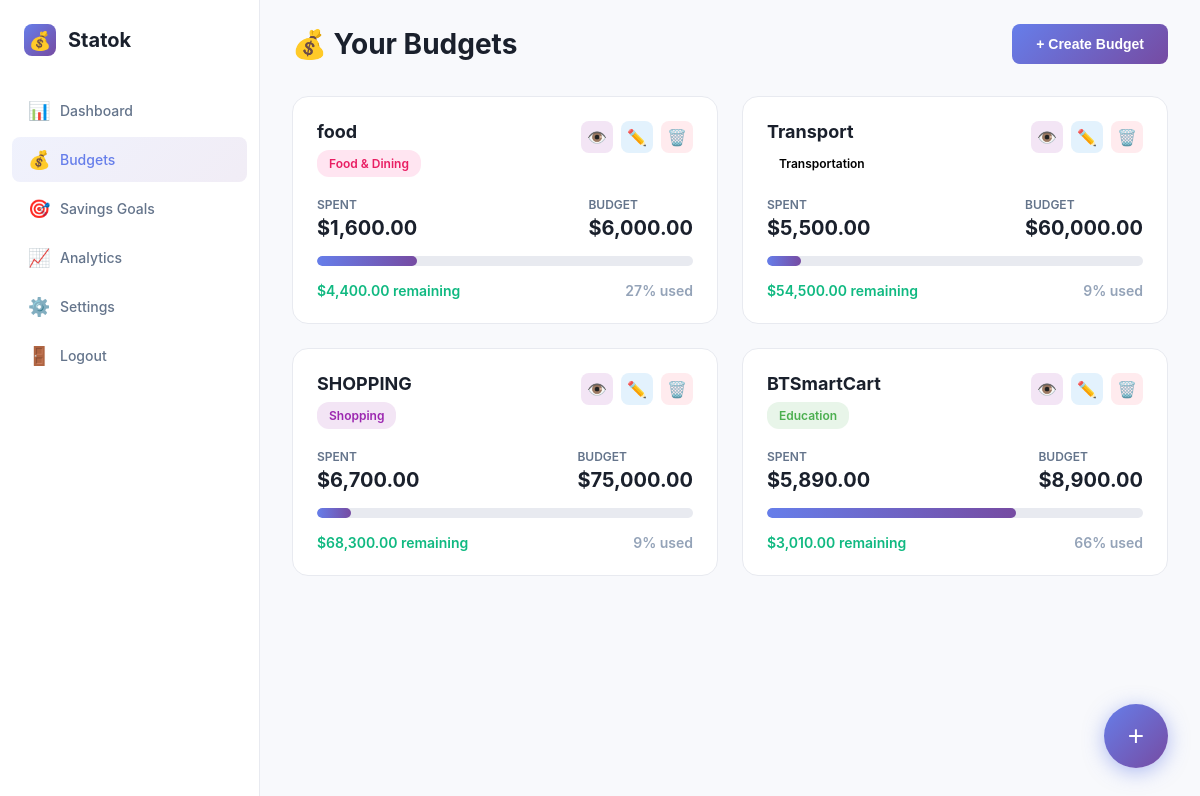
/public/budgets.php (signed in), run on an earlier commit of the app's database.
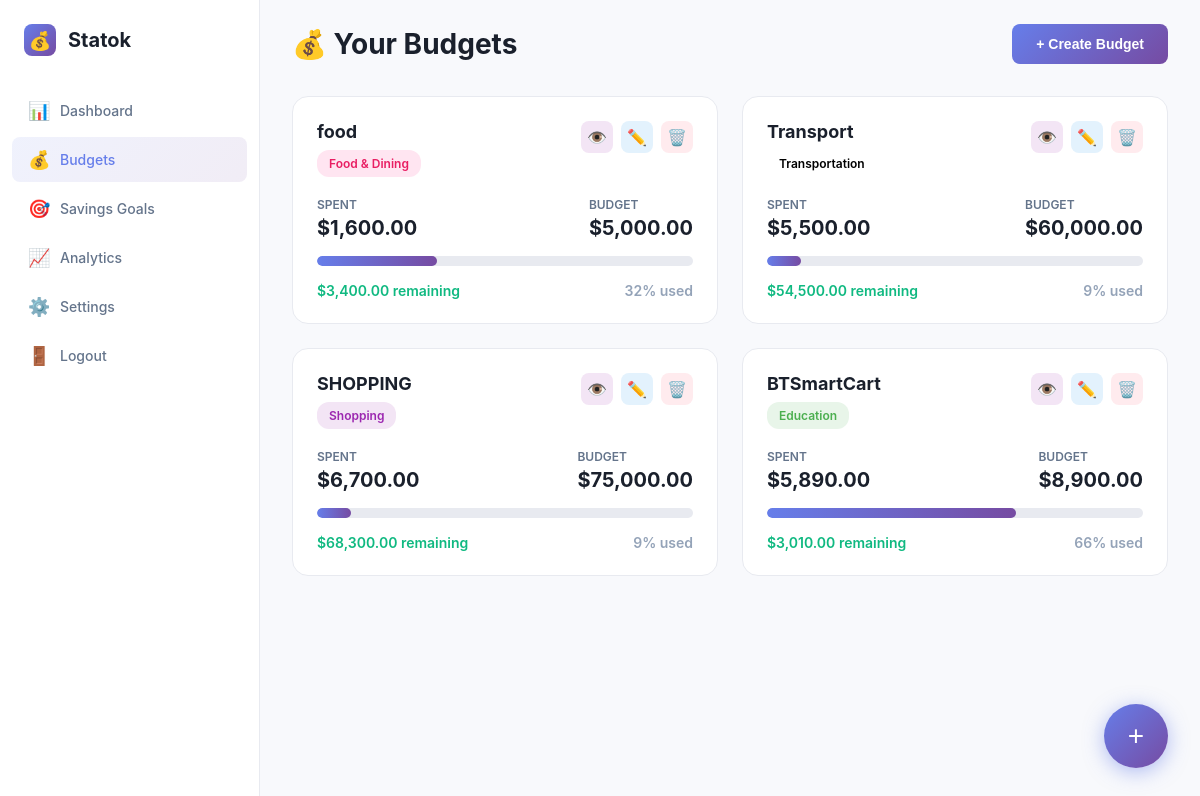
And on a later commit of the database.
### tables this page shows
CREATE TABLE budgets (
    id INTEGER PRIMARY KEY AUTOINCREMENT,
    name TEXT NOT NULL,
    category TEXT NOT NULL,
    budget_amount REAL NOT NULL,
    created_date TEXT NOT NULL
, user_id INTEGER DEFAULT 1);

### public/budgets.php (the view, shortened to what this page needs)
<?php
$user_id = $_SESSION['user_id'];
try {
    $db = new PDO('sqlite:' .__DIR__ . '/../db/database.db');
    $db->setAttribute(PDO::ATTR_ERRMODE, PDO::ERRMODE_EXCEPTION);
} catch(PDOException $e) {
    die("Connection failed: " . $e->getMessage());
}
$db->exec('CREATE TABLE IF NOT EXISTS budgets (
    id INTEGER PRIMARY KEY AUTOINCREMENT,
    user_id INTEGER NOT NULL,
    name TEXT NOT NULL,
    category TEXT NOT NULL,
    budget_amount REAL NOT NULL,
    created_date TEXT NOT NULL,
    FOREIGN KEY (user_id) REFERENCES users(id) ON DELETE CASCADE
)');
$db->exec('CREATE TABLE IF NOT EXISTS expenses (
    id INTEGER PRIMARY KEY AUTOINCREMENT,
    budget_id INTEGER NOT NULL,
    amount REAL NOT NULL,
    description TEXT,
    date TEXT NOT NULL,
    FOREIGN KEY (budget_id) REFERENCES budgets(id) ON DELETE CASCADE
)');
$stmt = $db->prepare('
    SELECT b.*, COALESCE(SUM(e.amount), 0) as spent
    FROM budgets b
    LEFT JOIN expenses e ON b.id = e.budget_id
    WHERE b.user_id = :uid
    GROUP BY b.id
    ORDER BY b.created_date DESC
');
$stmt->execute([':uid' => $user_id]);
$budgets = $stmt->fetchAll(PDO::FETCH_ASSOC);
?>
<!DOCTYPE html>
<html lang="en">
<head>
</head>
<body>
    <aside class="sidebar">
        <div class="logo">
            <div class="logo-icon">💰</div>
            <div class="logo-text">Statok</div>
        </div>
        <ul class="nav-menu">
            <li class="nav-item">
                <a href="dashboard.php" class="nav-link">
                    <span class="nav-icon">📊</span>
                    Dashboard
                </a>
            </li>
            <li class="nav-item">
                <a href="budgets.php" class="nav-link active">
                    <span class="nav-icon">💰</span>
                    Budgets
                </a>
            </li>
            <li class="nav-item">
                <a href="savings.php" class="nav-link">
                    <span class="nav-icon">🎯</span>
                    Savings Goals
                </a>
            </li>
            <li class="nav-item">
                <a href="nalytics.php" class="nav-link">
                    <span class="nav-icon">📈</span>
                    Analytics
                </a>
            </li>
            <li class="nav-item">
                <a href="#" class="nav-link">
                    <span class="nav-icon">⚙️</span>
                    Settings
                </a>
            </li>
            <li class="nav-item">
                <a href="logout.php" class="nav-link">
                    <span class="nav-icon">🚪</span>
                    Logout
                </a>
            </li>
        </ul>
    </aside>
    <main class="main-content">
        <div class="top-bar">
            <div class="page-title">💰 Your Budgets</div>
            <button class="btn btn-primary" onclick="openModal('createBudget')">
                + Create Budget
            </button>
        </div>
        <?php if (count($budgets) > 0): ?>
        <div class="budget-cards">
            <?php foreach ($budgets as $budget):
                $remaining = $budget['budget_amount'] - $budget['spent'];
                $percentage = $budget['budget_amount'] > 0 ? ($budget['spent'] / $budget['budget_amount']) * 100 : 0;
                $statusClass = $percentage >= 100 ? 'status-over' : ($percentage >= 80 ? 'status-warning' : 'status-positive');
                $catClass = 'cat-' . strtolower(str_replace(['&', ' '], '', explode(' ', $budget['category'])[0]));
            ?>
            <div class="budget-card">
                <div class="budget-header">
                    <div class="budget-info">
                        <h3><?php echo htmlspecialchars($budget['name']); ?></h3>
                        <span class="category-badge <?php echo $catClass; ?>"><?php echo htmlspecialchars($budget['category']); ?></span>
                    </div>
                    <div class="budget-actions">
                        <button class="btn-mini btn-view" onclick="window.location.href='?view=<?php echo $budget['id']; ?>'" title="View Expenses">👁️</button>
                        <button class="btn-mini btn-edit" onclick="window.location.href='?edit=<?php echo $budget['id']; ?>'" title="Edit">✏️</button>
                        <form method="POST" style="display: inline;" onsubmit="return confirm('Delete this budget and all its expenses?');">
                            <button type="submit" class="btn-mini btn-delete" title="Delete">🗑️</button>
                        </form>
                    </div>
                </div>
                <div class="budget-amounts">
                    <div class="amount-item">
                        <span class="amount-label">Spent</span>
                        <span class="amount-value">$<?php echo number_format($budget['spent'], 2); ?></span>
                    </div>
                    <div class="amount-item">
                        <span class="amount-label">Budget</span>
                        <span class="amount-value">$<?php echo number_format($budget['budget_amount'], 2); ?></span>
                    </div>
                </div>
                <div class="progress-bar">
                    <div class="progress-fill <?php echo $percentage >= 100 ? 'progress-over' : ''; ?>" style="width: <?php echo min($percentage, 100); ?>%"></div>
                </div>
                <div class="budget-status">
                    <span class="<?php echo $statusClass; ?>">
                        $<?php echo number_format(abs($remaining), 2); ?> <?php echo $remaining >= 0 ? 'remaining' : 'over budget'; ?>
                    </span>
                    <span style="color: #94a3b8;"><?php echo round($percentage); ?>% used</span>
                </div>
            </div>
            <?php endforeach; ?>
        </div>
        <?php endif; ?>
    </main>
    <button class="fab" onclick="openModal('createBudget')" title="Create New Budget">+</button>
</body>
</html>

### public/budgets.php (style rules this page uses)
* { margin: 0; padding: 0; box-sizing: border-box; }
body { font-family: -apple-system, BlinkMacSystemFont, 'Segoe UI', 'Inter', Roboto, sans-serif; background: #f8f9fc; display: flex; min-height: 100vh; }
.sidebar { width: 260px; background: white; border-right: 1px solid #e8eaf0; padding: 24px 0; position: fixed; height: 100vh; overflow-y: auto; }
.logo { display: flex; align-items: center; gap: 12px; padding: 0 24px; margin-bottom: 32px; }
.logo-icon { width: 32px; height: 32px; background: linear-gradient(135deg, #667eea 0%, #764ba2 100%); border-radius: 8px; display: flex; align-items: center; justify-content: center; font-size: 18px; }
.logo-text { font-size: 20px; font-weight: 700; color: #1a202c; }
.nav-menu { list-style: none; padding: 0 12px; }
.nav-item { margin-bottom: 4px; }
.nav-link { display: flex; align-items: center; gap: 12px; padding: 12px 16px; color: #64748b; text-decoration: none; border-radius: 8px; transition: all 0.2s; font-size: 14px; font-weight: 500; }
.nav-link.active { background: linear-gradient(135deg, rgba(102, 126, 234, 0.1) 0%, rgba(118, 75, 162, 0.1) 100%); color: #667eea; }
.nav-icon { width: 20px; font-size: 18px; }
.main-content { margin-left: 260px; flex: 1; padding: 24px 32px; }
.top-bar { display: flex; justify-content: space-between; align-items: center; margin-bottom: 32px; }
.page-title { font-size: 28px; font-weight: 700; color: #1a202c; }
.btn { padding: 12px 24px; border-radius: 8px; border: none; cursor: pointer; font-size: 14px; font-weight: 600; transition: all 0.2s; }
.btn-primary { background: linear-gradient(135deg, #667eea 0%, #764ba2 100%); color: white; }
.budget-cards { display: grid; grid-template-columns: repeat(auto-fill, minmax(350px, 1fr)); gap: 24px; }
.budget-card { background: white; border-radius: 16px; padding: 24px; border: 1px solid #e8eaf0; transition: all 0.2s; }
.budget-header { display: flex; justify-content: space-between; align-items: flex-start; margin-bottom: 20px; }
.budget-info h3 { font-size: 18px; font-weight: 700; color: #1a202c; margin-bottom: 8px; }
.category-badge { display: inline-block; padding: 6px 12px; border-radius: 12px; font-size: 12px; font-weight: 600; }
.cat-food { background: #ffe5f1; color: #e91e63; }
.cat-shopping { background: #f3e5f5; color: #9c27b0; }
.cat-education { background: #e8f5e9; color: #4caf50; }
.budget-actions { display: flex; gap: 8px; }
.btn-mini { width: 32px; height: 32px; border-radius: 8px; border: none; cursor: pointer; display: flex; align-items: center; justify-content: center; font-size: 16px; transition: all 0.2s; }
.btn-edit { background: #e3f2fd; color: #2196f3; }
.btn-delete { background: #ffebee; color: #f44336; }
.btn-view { background: #f3e5f5; color: #9c27b0; }
.budget-amounts { display: flex; justify-content: space-between; margin-bottom: 16px; font-size: 14px; }
.amount-item { display: flex; flex-direction: column; gap: 4px; }
.amount-label { color: #64748b; font-size: 12px; font-weight: 600; text-transform: uppercase; }
.amount-value { font-size: 20px; font-weight: 700; color: #1a202c; }
.progress-bar { height: 10px; background: #e8eaf0; border-radius: 5px; overflow: hidden; margin-bottom: 16px; }
.progress-fill { height: 100%; background: linear-gradient(90deg, #667eea 0%, #764ba2 100%); border-radius: 5px; transition: width 0.3s; }
.budget-status { display: flex; justify-content: space-between; align-items: center; font-size: 14px; font-weight: 600; }
.status-positive { color: #10b981; }
.fab { position: fixed; bottom: 32px; right: 32px; width: 64px; height: 64px; border-radius: 50%; background: linear-gradient(135deg, #667eea 0%, #764ba2 100%); color: white; border: none; font-size: 28px; cursor: pointer; box-shadow: 0 4px 20px rgba(102, 126, 234, 0.5); transition: all 0.3s; display: flex; align-items: center; justify-content: center; }

What changed in the data, as far as the page shows it:
changed budgets "food": budget_amount "6,000.00" → "5,000.00"; remaining "4,400.00" → "3,400.00"; percentage "27" → "32"
